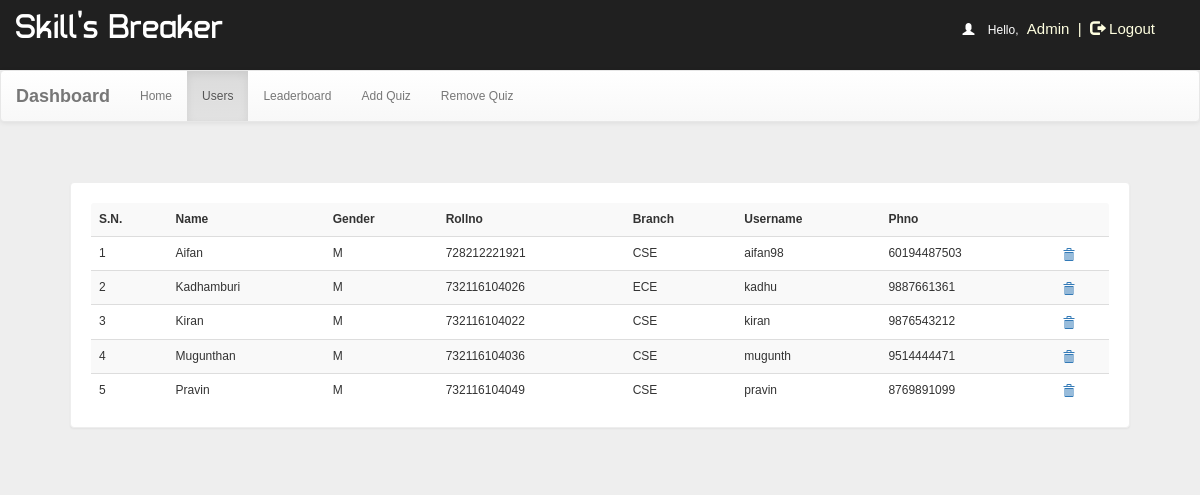
Page /dash.php?q=1 (signed in) on the committed database.
### tables this page shows
CREATE TABLE `user` (
  `id` int(100) NOT NULL,
  `name` varchar(50) NOT NULL,
  `rollno` varchar(20) NOT NULL,
  `branch` varchar(20) NOT NULL,
  `gender` varchar(5) NOT NULL,
  `username` varchar(50) NOT NULL,
  `phno` bigint(20) NOT NULL,
  `password` varchar(50) NOT NULL,
  `clrname` varchar(30) NOT NULL DEFAULT 'Normal'
);

### dash.php (the view, shortened to what this page needs)
<!DOCTYPE html PUBLIC "-//W3C//DTD XHTML 1.0 Transitional//EN" "http://www.w3.org/TR/xhtml1/DTD/xhtml1-transitional.dtd">
<html xmlns="http://www.w3.org/1999/xhtml">
<head>
<link  rel="stylesheet" href="css/bootstrap.min.css"/>
 <link  rel="stylesheet" href="css/bootstrap-theme.min.css"/>
 <link rel="stylesheet" href="css/main.css">
 <link  rel="stylesheet" href="css/font.css">
</head>
<body  style="background:#eee;">
<body  style="background:#eee;">
<div class="header">
<div class="row">
<div class="col-lg-6">
<span class="logo">Skill's Breaker</span></div>
<?php
include_once 'dbConnection.php';
if (!(isset($_SESSION['username']))  || ($_SESSION['key']) != '54585c506829293a2d4c3b68543b316e2e7a2d277858545a36362e5f39') {
    session_destroy();
    header("location:index.php");
} else {
    $name     = $_SESSION['name'];
    echo '<span class="pull-right top title1" ><span style="color:white"><span class="glyphicon glyphicon-user" aria-hidden="true"></span>&nbsp;&nbsp;&nbsp;&nbsp;Hello,</span> <span class="log log1" style="color:lightyellow">' . $name . '&nbsp;&nbsp;|&nbsp;&nbsp;<a href="logout.php?q=account.php" style="color:lightyellow"><span class="glyphicon glyphicon-log-out" aria-hidden="true"></span>&nbsp;Logout</button></a></span>';
}
?>
</div></div>
<nav class="navbar navbar-default title1">
  <div class="container-fluid">
    <div class="navbar-header">
      <a class="navbar-brand" href="dash.php?q=0"><b>Dashboard</b></a>
    </div>
    <div class="collapse navbar-collapse" id="bs-example-navbar-collapse-1">
      <ul class="nav navbar-nav">
        <li <?php
if (@$_GET['q'] == 0)
    echo 'class="active"';
?>><a href="dash.php?q=0">Home<span class="sr-only">(current)</span></a></li>
        <li <?php
if (@$_GET['q'] == 1)
    echo 'class="active"';
?>><a href="dash.php?q=1">Users</a></li>
    <li <?php
if (@$_GET['q'] == 2)
    echo 'class="active"';
?>><a href="dash.php?q=2">Leaderboard</a></li>
        <li <?php
if (@$_GET['q'] == 3)
    echo 'class="active"';
?>><a href="dash.php?q=3">Add Quiz</a></li>
        <li <?php
if (@$_GET['q'] == 4)
    echo 'class="active"';
?>><a href="dash.php?q=4">Remove Quiz</a></li>
      </ul>
          </div>
  </div>
</nav>
<div class="container">
<div class="row">
<div class="col-md-12">
<?php
if (@$_GET['q'] == 1) {
    $result = mysqli_query($con, "SELECT * FROM user") or die('Error');
    echo '<div class="panel"><table class="table table-striped title1">
<tr><td style="vertical-align:middle"><b>S.N.</b></td><td style="vertical-align:middle"><b>Name</b></td><td style="vertical-align:middle"><b>Gender</b></td><td style="vertical-align:middle"><b>Rollno</b></td><td style="vertical-align:middle"><b>Branch</b></td><td style="vertical-align:middle"><b>Username</b></td><td style="vertical-align:middle"><b>Phno</b></td><td style="vertical-align:middle"></td></tr>';
    $c = 1;
    while ($row = mysqli_fetch_array($result)) {
        $name      = $row['name'];
        $phno      = $row['phno'];
        $gender    = $row['gender'];
        $rollno    = $row['rollno'];
        $branch    = $row['branch'];
        $username1 = $row['username'];
        echo '<tr><td style="vertical-align:middle">' . $c++ . '</td><td style="vertical-align:middle">' . $name . '</td><td style="vertical-align:middle">' . $gender . '</td><td style="vertical-align:middle">' . $rollno . '</td><td style="vertical-align:middle">' . $branch . '</td><td style="vertical-align:middle">' . $username1 . '</td><td style="vertical-align:middle">' . $phno . '</td>
  <td style="vertical-align:middle"><a title="Delete User" href="update.php?dusername=' . $username1 . '"><b><span class="glyphicon glyphicon-trash" aria-hidden="true"></span></b></a></td></tr>';
    }
    echo '</table></div>';
}
?>
</div>
</div></div>
</body>
</html>

### css/main.css (style rules this page uses)
body { overflow-x:hidden;max-width:100%;font: 12px "Century Gothic", "Times Roman", sans-serif;background:#eee;min-height:550px;background-attachment:fixed; }
.panel { border-color:#eee;margin:40px;padding:20px;font: 15px "Century Gothic", "Times Roman", sans-serif; }
.header { overflow-x:hidden;max-width:100%;background:#202020;height:70px; }
.logo { font-family:'typo';font-size:35px;color:#ffffff;margin:15px; }
.title1 { font: 12px "Century Gothic", "Times Roman", sans-serif; }
.top { margin-top:20px; }
.log1 { font: 15px 'Ubuntu', sans-serif;color:#0000ff;margin-left:10px; }
.log { margin:10px;margin-right:60px;margin-left:5px;color:#ffffb3;text-decoration:none;font-size:20px;font-size:15px; }

### rows in the picture
user: name "Aifan", gender "M", rollno "728212221921", branch "CSE", username "aifan98", phno "60194487503"
user: name "Kadhamburi", gender "M", rollno "732116104026", branch "ECE", username "kadhu", phno "9887661361"
user: name "Kiran", gender "M", rollno "732116104022", branch "CSE", username "kiran", phno "9876543212"
user: name "Mugunthan", gender "M", rollno "732116104036", branch "CSE", username "mugunth", phno "9514444471"
user: name "Pravin", gender "M", rollno "732116104049", branch "CSE", username "pravin", phno "8769891099"

### other values in the picture
$name "Admin"
